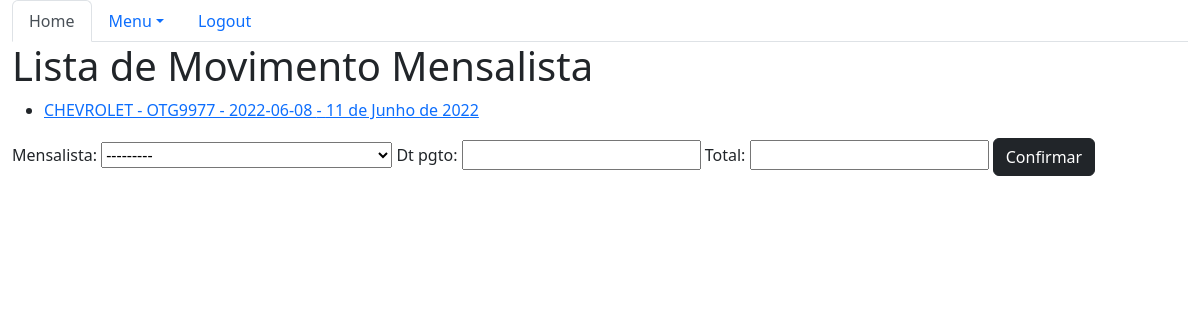
The app's page /sistema/mov-mensalistas/ with its own data.
### core/models.py (models this page shows, shortened)
class MovMensalista(models.Model):
    mensalista = models.ForeignKey(Mensalista, on_delete=models.CASCADE)
    dt_pgto = models.DateField()
    total = models.DecimalField(max_digits=6, decimal_places=2)

class Mensalista(models.Model):
    veiculo = models.ForeignKey(Veiculo, on_delete=models.CASCADE)
    inicio = models.DateField()
    valor_mes = models.DecimalField(max_digits=6, decimal_places=2)
    def __str__(self):
        return str(self.veiculo) + ' - ' + str(self.inicio)

class Veiculo(models.Model):
    marca = models.ForeignKey(Marca, on_delete=models.CASCADE)
    placa = models.CharField(max_length=7)
    proprietario = models.ForeignKey(Pessoa, on_delete=models.CASCADE)
    cor = models.CharField(max_length=15)
    observacoes = models.TextField()
    def __str__(self):
        return self.marca.nome + ' - ' + self.placa

class Marca(models.Model):
    nome = models.CharField(max_length=50)

### core/views.py (the view)
# urls.py: path('mov-mensalistas/', lista_movmensalista, name='core_lista_movmensalistas'),
def lista_movmensalista(request):
    mov_mensalista = MovMensalista.objects.all()
    form = MovMensalistaForm()
    data = {'mov_mensalista': mov_mensalista, 'form': form}
    return render(request, 'core/lista_movmensalista.html', data)

### core/forms.py
class MovMensalistaForm(ModelForm):
    class Meta:
        model = MovMensalista
        fields = '__all__'

### core/templates/core/lista_movmensalista.html (shortened to what this page needs)
{% extends 'base.html' %}
{% load bootstrap %}
{% block menu %}
    <ul class="nav nav-tabs">
        <li class="nav-item">
        <a class="nav-link active" aria-current="page" href="{% url 'core_home' %}">Home</a>
        </li>
        <li class="nav-item dropdown">
        <a class="nav-link dropdown-toggle" data-bs-toggle="dropdown" href="#" role="button" aria-expanded="false">Menu</a>
        </li>
        <li class="nav-item">
        <a class="nav-link" href="#">Logout</a>
        </li>
    </ul>
{% endblock menu %}
{% block main %}<!DOCTYPE html>
    <html lang="pt-br">
    <head>
    </head>
    <body>
    <div class="row">
        <div class="col">
            <h1>Lista de Movimento Mensalista</h1>
            <ul>
                {% for mov in mov_mensalista %}
                    <li>
                        <a href="{% url 'core_movmensalistas_update' mov.id %}">
                        {{mov.mensalista}} - {{mov.dt_pgto}}
                        </a>
                    </li>
                {%endfor%}
            </ul>
            <form action="{% url 'core_movmensalista_novo' %}" method="POST">
                {{ form|bootstrap }}
                <button type="submit" class="btn btn-dark">Confirmar</button>
            </form>
        </div>
    </div>
    </body>
    </html>
{% endblock %}

### records on screen
MovMensalista: mensalista "CHEVROLET - OTG9977 - 2022-06-08", dt_pgto "11 de Junho de 2022"
